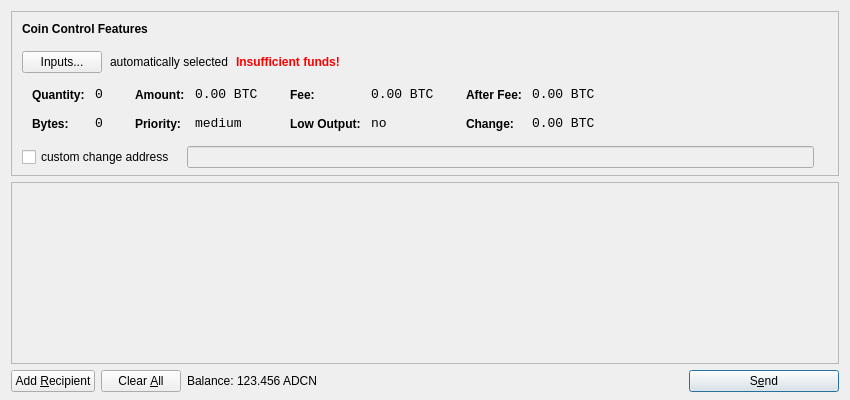
<?xml version="1.0" encoding="UTF-8"?>
<ui version="4.0">
 <class>SendCoinsDialog</class>
 <widget class="QDialog" name="SendCoinsDialog">
  <property name="geometry">
   <rect>
    <x>0</x>
    <y>0</y>
    <width>850</width>
    <height>400</height>
   </rect>
  </property>
  <property name="windowTitle">
   <string>Send Coins</string>
  </property>
  <layout class="QVBoxLayout" name="verticalLayout" stretch="0,1,0">
   <property name="bottomMargin">
    <number>8</number>
   </property>
   <item>
    <widget class="QFrame" name="frameCoinControl">
     <property name="sizePolicy">
      <sizepolicy hsizetype="Expanding" vsizetype="Expanding">
       <horstretch>0</horstretch>
       <verstretch>0</verstretch>
      </sizepolicy>
     </property>
     <property name="maximumSize">
      <size>
       <width>16777215</width>
       <height>16777215</height>
      </size>
     </property>
     <property name="frameShape">
      <enum>QFrame::StyledPanel</enum>
     </property>
     <property name="frameShadow">
      <enum>QFrame::Sunken</enum>
     </property>
     <layout class="QVBoxLayout" name="verticalLayoutCoinControl2">
      <property name="spacing">
       <number>-1</number>
      </property>
      <property name="leftMargin">
       <number>0</number>
      </property>
      <property name="topMargin">
       <number>0</number>
      </property>
      <property name="rightMargin">
       <number>0</number>
      </property>
      <property name="bottomMargin">
       <number>6</number>
      </property>
      <item>
       <layout class="QVBoxLayout" name="verticalLayoutCoinControl" stretch="0,0,0,0,1">
        <property name="spacing">
         <number>0</number>
        </property>
        <property name="leftMargin">
         <number>10</number>
        </property>
        <property name="topMargin">
         <number>10</number>
        </property>
        <item>
         <layout class="QHBoxLayout" name="horizontalLayoutCoinControl1">
          <property name="bottomMargin">
           <number>15</number>
          </property>
          <item>
           <widget class="QLabel" name="labelCoinControlFeatures">
            <property name="sizePolicy">
             <sizepolicy hsizetype="Preferred" vsizetype="Maximum">
              <horstretch>0</horstretch>
              <verstretch>0</verstretch>
             </sizepolicy>
            </property>
            <property name="font">
             <font>
              <weight>75</weight>
              <bold>true</bold>
             </font>
            </property>
            <property name="styleSheet">
             <string notr="true">font-weight:bold;</string>
            </property>
            <property name="text">
             <string>Coin Control Features</string>
            </property>
           </widget>
          </item>
         </layout>
        </item>
        <item>
         <layout class="QHBoxLayout" name="horizontalLayoutCoinControl2" stretch="0,0,0,0">
          <property name="spacing">
           <number>8</number>
          </property>
          <property name="bottomMargin">
           <number>10</number>
          </property>
          <item>
           <widget class="QPushButton" name="pushButtonCoinControl">
            <property name="styleSheet">
             <string notr="true"/>
            </property>
            <property name="text">
             <string>Inputs...</string>
            </property>
           </widget>
          </item>
          <item>
           <widget class="QLabel" name="labelCoinControlAutomaticallySelected">
            <property name="text">
             <string>automatically selected</string>
            </property>
            <property name="margin">
             <number>5</number>
            </property>
           </widget>
          </item>
          <item>
           <widget class="QLabel" name="labelCoinControlInsuffFunds">
            <property name="font">
             <font>
              <weight>75</weight>
              <bold>true</bold>
             </font>
            </property>
            <property name="styleSheet">
             <string notr="true">color:red;font-weight:bold;</string>
            </property>
            <property name="text">
             <string>Insufficient funds!</string>
            </property>
            <property name="margin">
             <number>5</number>
            </property>
           </widget>
          </item>
          <item>
           <spacer name="horizontalSpacerCoinControl">
            <property name="orientation">
             <enum>Qt::Horizontal</enum>
            </property>
            <property name="sizeHint" stdset="0">
             <size>
              <width>40</width>
              <height>1</height>
             </size>
            </property>
           </spacer>
          </item>
         </layout>
        </item>
        <item>
         <widget class="QWidget" name="widgetCoinControl" native="true">
          <property name="sizePolicy">
           <sizepolicy hsizetype="Preferred" vsizetype="Preferred">
            <horstretch>0</horstretch>
            <verstretch>0</verstretch>
           </sizepolicy>
          </property>
          <property name="minimumSize">
           <size>
            <width>0</width>
            <height>0</height>
           </size>
          </property>
          <property name="styleSheet">
           <string notr="true"/>
          </property>
          <layout class="QHBoxLayout" name="horizontalLayoutCoinControl5">
           <property name="margin">
            <number>0</number>
           </property>
           <item>
            <layout class="QHBoxLayout" name="horizontalLayoutCoinControl3" stretch="0,0,0,1">
             <property name="spacing">
              <number>20</number>
             </property>
             <property name="topMargin">
              <number>0</number>
             </property>
             <property name="bottomMargin">
              <number>10</number>
             </property>
             <item>
              <layout class="QFormLayout" name="formLayoutCoinControl1">
               <property name="horizontalSpacing">
                <number>10</number>
               </property>
               <property name="verticalSpacing">
                <number>14</number>
               </property>
               <property name="leftMargin">
                <number>10</number>
               </property>
               <property name="topMargin">
                <number>4</number>
               </property>
               <property name="rightMargin">
                <number>6</number>
               </property>
               <item row="0" column="0">
                <widget class="QLabel" name="labelCoinControlQuantityText">
                 <property name="styleSheet">
                  <string notr="true">font-weight:bold;</string>
                 </property>
                 <property name="text">
                  <string>Quantity:</string>
                 </property>
                 <property name="margin">
                  <number>0</number>
                 </property>
                </widget>
               </item>
               <item row="0" column="1">
                <widget class="QLabel" name="labelCoinControlQuantity">
                 <property name="font">
                  <font>
                   <family>Monospace</family>
                   <pointsize>10</pointsize>
                  </font>
                 </property>
                 <property name="cursor">
                  <cursorShape>IBeamCursor</cursorShape>
                 </property>
                 <property name="contextMenuPolicy">
                  <enum>Qt::ActionsContextMenu</enum>
                 </property>
                 <property name="text">
                  <string notr="true">0</string>
                 </property>
                 <property name="margin">
                  <number>0</number>
                 </property>
                 <property name="textInteractionFlags">
                  <set>Qt::LinksAccessibleByMouse|Qt::TextSelectableByKeyboard|Qt::TextSelectableByMouse</set>
                 </property>
                </widget>
               </item>
               <item row="1" column="0">
                <widget class="QLabel" name="labelCoinControlBytesText">
                 <property name="styleSheet">
                  <string notr="true">font-weight:bold;</string>
                 </property>
                 <property name="text">
                  <string>Bytes:</string>
                 </property>
                </widget>
               </item>
               <item row="1" column="1">
                <widget class="QLabel" name="labelCoinControlBytes">
                 <property name="font">
                  <font>
                   <family>Monospace</family>
                   <pointsize>10</pointsize>
                  </font>
                 </property>
                 <property name="cursor">
                  <cursorShape>IBeamCursor</cursorShape>
                 </property>
                 <property name="contextMenuPolicy">
                  <enum>Qt::ActionsContextMenu</enum>
                 </property>
                 <property name="text">
                  <string notr="true">0</string>
                 </property>
                 <property name="textInteractionFlags">
                  <set>Qt::LinksAccessibleByMouse|Qt::TextSelectableByKeyboard|Qt::TextSelectableByMouse</set>
                 </property>
                </widget>
               </item>
              </layout>
             </item>
             <item>
              <layout class="QFormLayout" name="formLayoutCoinControl2">
               <property name="horizontalSpacing">
                <number>10</number>
               </property>
               <property name="verticalSpacing">
                <number>14</number>
               </property>
               <property name="leftMargin">
                <number>6</number>
               </property>
               <property name="topMargin">
                <number>4</number>
               </property>
               <property name="rightMargin">
                <number>6</number>
               </property>
               <item row="0" column="0">
                <widget class="QLabel" name="labelCoinControlAmountText">
                 <property name="styleSheet">
                  <string notr="true">font-weight:bold;</string>
                 </property>
                 <property name="text">
                  <string>Amount:</string>
                 </property>
                 <property name="margin">
                  <number>0</number>
                 </property>
                </widget>
               </item>
               <item row="0" column="1">
                <widget class="QLabel" name="labelCoinControlAmount">
                 <property name="font">
                  <font>
                   <family>Monospace</family>
                   <pointsize>10</pointsize>
                  </font>
                 </property>
                 <property name="cursor">
                  <cursorShape>IBeamCursor</cursorShape>
                 </property>
                 <property name="contextMenuPolicy">
                  <enum>Qt::ActionsContextMenu</enum>
                 </property>
                 <property name="text">
                  <string notr="true">0.00 BTC</string>
                 </property>
                 <property name="textInteractionFlags">
                  <set>Qt::LinksAccessibleByMouse|Qt::TextSelectableByKeyboard|Qt::TextSelectableByMouse</set>
                 </property>
                </widget>
               </item>
               <item row="1" column="0">
                <widget class="QLabel" name="labelCoinControlPriorityText">
                 <property name="styleSheet">
                  <string notr="true">font-weight:bold;</string>
                 </property>
                 <property name="text">
                  <string>Priority:</string>
                 </property>
                </widget>
               </item>
               <item row="1" column="1">
                <widget class="QLabel" name="labelCoinControlPriority">
                 <property name="font">
                  <font>
                   <family>Monospace</family>
                   <pointsize>10</pointsize>
                  </font>
                 </property>
                 <property name="cursor">
                  <cursorShape>IBeamCursor</cursorShape>
                 </property>
                 <property name="contextMenuPolicy">
                  <enum>Qt::ActionsContextMenu</enum>
                 </property>
                 <property name="text">
                  <string>medium</string>
                 </property>
                 <property name="textInteractionFlags">
                  <set>Qt::LinksAccessibleByMouse|Qt::TextSelectableByKeyboard|Qt::TextSelectableByMouse</set>
                 </property>
                </widget>
               </item>
              </layout>
             </item>
             <item>
              <layout class="QFormLayout" name="formLayoutCoinControl3">
               <property name="horizontalSpacing">
                <number>10</number>
               </property>
               <property name="verticalSpacing">
                <number>14</number>
               </property>
               <property name="leftMargin">
                <number>6</number>
               </property>
               <property name="topMargin">
                <number>4</number>
               </property>
               <property name="rightMargin">
                <number>6</number>
               </property>
               <item row="0" column="0">
                <widget class="QLabel" name="labelCoinControlFeeText">
                 <property name="styleSheet">
                  <string notr="true">font-weight:bold;</string>
                 </property>
                 <property name="text">
                  <string>Fee:</string>
                 </property>
                 <property name="margin">
                  <number>0</number>
                 </property>
                </widget>
               </item>
               <item row="0" column="1">
                <widget class="QLabel" name="labelCoinControlFee">
                 <property name="font">
                  <font>
                   <family>Monospace</family>
                   <pointsize>10</pointsize>
                  </font>
                 </property>
                 <property name="cursor">
                  <cursorShape>IBeamCursor</cursorShape>
                 </property>
                 <property name="contextMenuPolicy">
                  <enum>Qt::ActionsContextMenu</enum>
                 </property>
                 <property name="text">
                  <string notr="true">0.00 BTC</string>
                 </property>
                 <property name="textInteractionFlags">
                  <set>Qt::LinksAccessibleByMouse|Qt::TextSelectableByKeyboard|Qt::TextSelectableByMouse</set>
                 </property>
                </widget>
               </item>
               <item row="1" column="0">
                <widget class="QLabel" name="labelCoinControlLowOutputText">
                 <property name="styleSheet">
                  <string notr="true">font-weight:bold;</string>
                 </property>
                 <property name="text">
                  <string>Low Output:</string>
                 </property>
                </widget>
               </item>
               <item row="1" column="1">
                <widget class="QLabel" name="labelCoinControlLowOutput">
                 <property name="font">
                  <font>
                   <family>Monospace</family>
                   <pointsize>10</pointsize>
                  </font>
                 </property>
                 <property name="cursor">
                  <cursorShape>IBeamCursor</cursorShape>
                 </property>
                 <property name="contextMenuPolicy">
                  <enum>Qt::ActionsContextMenu</enum>
                 </property>
                 <property name="text">
                  <string>no</string>
                 </property>
                 <property name="textInteractionFlags">
                  <set>Qt::LinksAccessibleByMouse|Qt::TextSelectableByKeyboard|Qt::TextSelectableByMouse</set>
                 </property>
                </widget>
               </item>
              </layout>
             </item>
             <item>
              <layout class="QFormLayout" name="formLayoutCoinControl4">
               <property name="horizontalSpacing">
                <number>10</number>
               </property>
               <property name="verticalSpacing">
                <number>14</number>
               </property>
               <property name="leftMargin">
                <number>6</number>
               </property>
               <property name="topMargin">
                <number>4</number>
               </property>
               <property name="rightMargin">
                <number>6</number>
               </property>
               <item row="0" column="0">
                <widget class="QLabel" name="labelCoinControlAfterFeeText">
                 <property name="styleSheet">
                  <string notr="true">font-weight:bold;</string>
                 </property>
                 <property name="text">
                  <string>After Fee:</string>
                 </property>
                 <property name="margin">
                  <number>0</number>
                 </property>
                </widget>
               </item>
               <item row="0" column="1">
                <widget class="QLabel" name="labelCoinControlAfterFee">
                 <property name="font">
                  <font>
                   <family>Monospace</family>
                   <pointsize>10</pointsize>
                  </font>
                 </property>
                 <property name="cursor">
                  <cursorShape>IBeamCursor</cursorShape>
                 </property>
                 <property name="contextMenuPolicy">
                  <enum>Qt::ActionsContextMenu</enum>
                 </property>
                 <property name="text">
                  <string notr="true">0.00 BTC</string>
                 </property>
                 <property name="textInteractionFlags">
                  <set>Qt::LinksAccessibleByMouse|Qt::TextSelectableByKeyboard|Qt::TextSelectableByMouse</set>
                 </property>
                </widget>
               </item>
               <item row="1" column="0">
                <widget class="QLabel" name="labelCoinControlChangeText">
                 <property name="styleSheet">
                  <string notr="true">font-weight:bold;</string>
                 </property>
                 <property name="text">
                  <string>Change:</string>
                 </property>
                </widget>
               </item>
               <item row="1" column="1">
                <widget class="QLabel" name="labelCoinControlChange">
                 <property name="font">
                  <font>
                   <family>Monospace</family>
                   <pointsize>10</pointsize>
                  </font>
                 </property>
                 <property name="cursor">
                  <cursorShape>IBeamCursor</cursorShape>
                 </property>
                 <property name="contextMenuPolicy">
                  <enum>Qt::ActionsContextMenu</enum>
                 </property>
                 <property name="text">
                  <string notr="true">0.00 BTC</string>
                 </property>
                 <property name="textInteractionFlags">
                  <set>Qt::LinksAccessibleByMouse|Qt::TextSelectableByKeyboard|Qt::TextSelectableByMouse</set>
                 </property>
                </widget>
               </item>
              </layout>
             </item>
            </layout>
           </item>
          </layout>
         </widget>
        </item>
        <item>
         <layout class="QHBoxLayout" name="horizontalLayoutCoinControl4" stretch="0,0,0">
          <property name="spacing">
           <number>12</number>
          </property>
          <property name="sizeConstraint">
           <enum>QLayout::SetDefaultConstraint</enum>
          </property>
          <property name="topMargin">
           <number>5</number>
          </property>
          <property name="rightMargin">
           <number>5</number>
          </property>
          <item>
           <widget class="QCheckBox" name="checkBoxCoinControlChange">
            <property name="text">
             <string>custom change address</string>
            </property>
           </widget>
          </item>
          <item>
           <widget class="QLineEdit" name="lineEditCoinControlChange">
            <property name="enabled">
             <bool>false</bool>
            </property>
            <property name="sizePolicy">
             <sizepolicy hsizetype="Expanding" vsizetype="Fixed">
              <horstretch>0</horstretch>
              <verstretch>0</verstretch>
             </sizepolicy>
            </property>
           </widget>
          </item>
          <item>
           <widget class="QLabel" name="labelCoinControlChangeLabel">
            <property name="sizePolicy">
             <sizepolicy hsizetype="Preferred" vsizetype="Expanding">
              <horstretch>0</horstretch>
              <verstretch>0</verstretch>
             </sizepolicy>
            </property>
            <property name="minimumSize">
             <size>
              <width>0</width>
              <height>0</height>
             </size>
            </property>
            <property name="text">
             <string/>
            </property>
            <property name="margin">
             <number>3</number>
            </property>
           </widget>
          </item>
         </layout>
        </item>
        <item>
         <spacer name="verticalSpacerCoinControl">
          <property name="orientation">
           <enum>Qt::Vertical</enum>
          </property>
          <property name="sizeHint" stdset="0">
           <size>
            <width>800</width>
            <height>1</height>
           </size>
          </property>
         </spacer>
        </item>
       </layout>
      </item>
     </layout>
    </widget>
   </item>
   <item>
    <widget class="QScrollArea" name="scrollArea">
     <property name="widgetResizable">
      <bool>true</bool>
     </property>
     <widget class="QWidget" name="scrollAreaWidgetContents">
      <property name="geometry">
       <rect>
        <x>0</x>
        <y>0</y>
        <width>830</width>
        <height>165</height>
       </rect>
      </property>
      <layout class="QVBoxLayout" name="verticalLayout_2">
       <property name="margin">
        <number>0</number>
       </property>
       <item>
        <layout class="QVBoxLayout" name="entries">
         <property name="spacing">
          <number>6</number>
         </property>
        </layout>
       </item>
       <item>
        <spacer name="verticalSpacer">
         <property name="orientation">
          <enum>Qt::Vertical</enum>
         </property>
         <property name="sizeHint" stdset="0">
          <size>
           <width>20</width>
           <height>40</height>
          </size>
         </property>
        </spacer>
       </item>
      </layout>
     </widget>
    </widget>
   </item>
   <item>
    <layout class="QHBoxLayout" name="horizontalLayout">
     <item>
      <widget class="QPushButton" name="addButton">
       <property name="toolTip">
        <string>Send to multiple recipients at once</string>
       </property>
       <property name="text">
        <string>Add &amp;Recipient</string>
       </property>
       <property name="icon">
        <iconset resource="../bitcoin.qrc">
         <normaloff>:/icons/add</normaloff>:/icons/add</iconset>
       </property>
       <property name="autoDefault">
        <bool>false</bool>
       </property>
      </widget>
     </item>
     <item>
      <widget class="QPushButton" name="clearButton">
       <property name="sizePolicy">
        <sizepolicy hsizetype="Minimum" vsizetype="Fixed">
         <horstretch>0</horstretch>
         <verstretch>0</verstretch>
        </sizepolicy>
       </property>
       <property name="toolTip">
        <string>Remove all transaction fields</string>
       </property>
       <property name="text">
        <string>Clear &amp;All</string>
       </property>
       <property name="icon">
        <iconset resource="../bitcoin.qrc">
         <normaloff>:/icons/remove</normaloff>:/icons/remove</iconset>
       </property>
       <property name="autoRepeatDelay">
        <number>300</number>
       </property>
       <property name="autoDefault">
        <bool>false</bool>
       </property>
      </widget>
     </item>
     <item>
      <layout class="QHBoxLayout" name="horizontalLayout_2">
       <property name="spacing">
        <number>3</number>
       </property>
       <item>
        <widget class="QLabel" name="label">
         <property name="text">
          <string>Balance:</string>
         </property>
        </widget>
       </item>
       <item>
        <widget class="QLabel" name="labelBalance">
         <property name="cursor">
          <cursorShape>IBeamCursor</cursorShape>
         </property>
         <property name="text">
          <string>123.456 ADCN</string>
         </property>
         <property name="textInteractionFlags">
          <set>Qt::LinksAccessibleByMouse|Qt::TextSelectableByKeyboard|Qt::TextSelectableByMouse</set>
         </property>
        </widget>
       </item>
      </layout>
     </item>
     <item>
      <spacer name="horizontalSpacer">
       <property name="orientation">
        <enum>Qt::Horizontal</enum>
       </property>
       <property name="sizeHint" stdset="0">
        <size>
         <width>40</width>
         <height>20</height>
        </size>
       </property>
      </spacer>
     </item>
     <item>
      <widget class="QPushButton" name="sendButton">
       <property name="minimumSize">
        <size>
         <width>150</width>
         <height>0</height>
        </size>
       </property>
       <property name="toolTip">
        <string>Confirm the send action</string>
       </property>
       <property name="text">
        <string>S&amp;end</string>
       </property>
       <property name="icon">
        <iconset resource="../bitcoin.qrc">
         <normaloff>:/icons/send</normaloff>:/icons/send</iconset>
       </property>
       <property name="default">
        <bool>true</bool>
       </property>
      </widget>
     </item>
    </layout>
   </item>
  </layout>
 </widget>
 <resources>
  <include location="../bitcoin.qrc"/>
 </resources>
 <connections/>
</ui>
